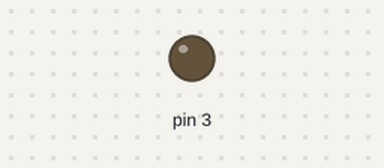
Bench run of a sketch on a simulated Arduino Uno, built with avr-gcc and run on an emulated ATmega328P. On the bench: output pins drawn as LEDs (lit = HIGH).

Above: at 0.05 s.
At 5.75 s:
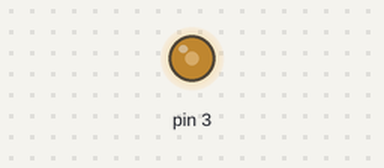
At 11.55 s:
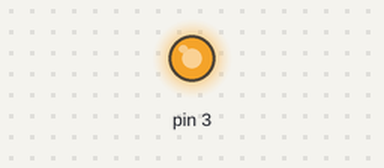
At 23.15 s:
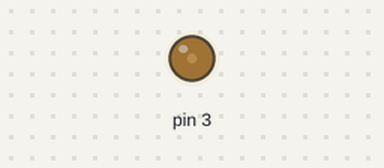
Timing chart, 0 to 33.3 s (numbered marks = the images above):
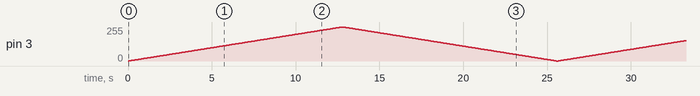

The sketch:

testeMotor.ino
```cpp
void setup()
{
  pinMode(3, OUTPUT);
}

void loop()
{
  for(int i=0; i<=255; i++){
  	analogWrite(3, i);
  	delay(50);
  }
  for(int i=255; i>=0; i--){
  	analogWrite(3, i);
  	delay(50);
  }
}
```
